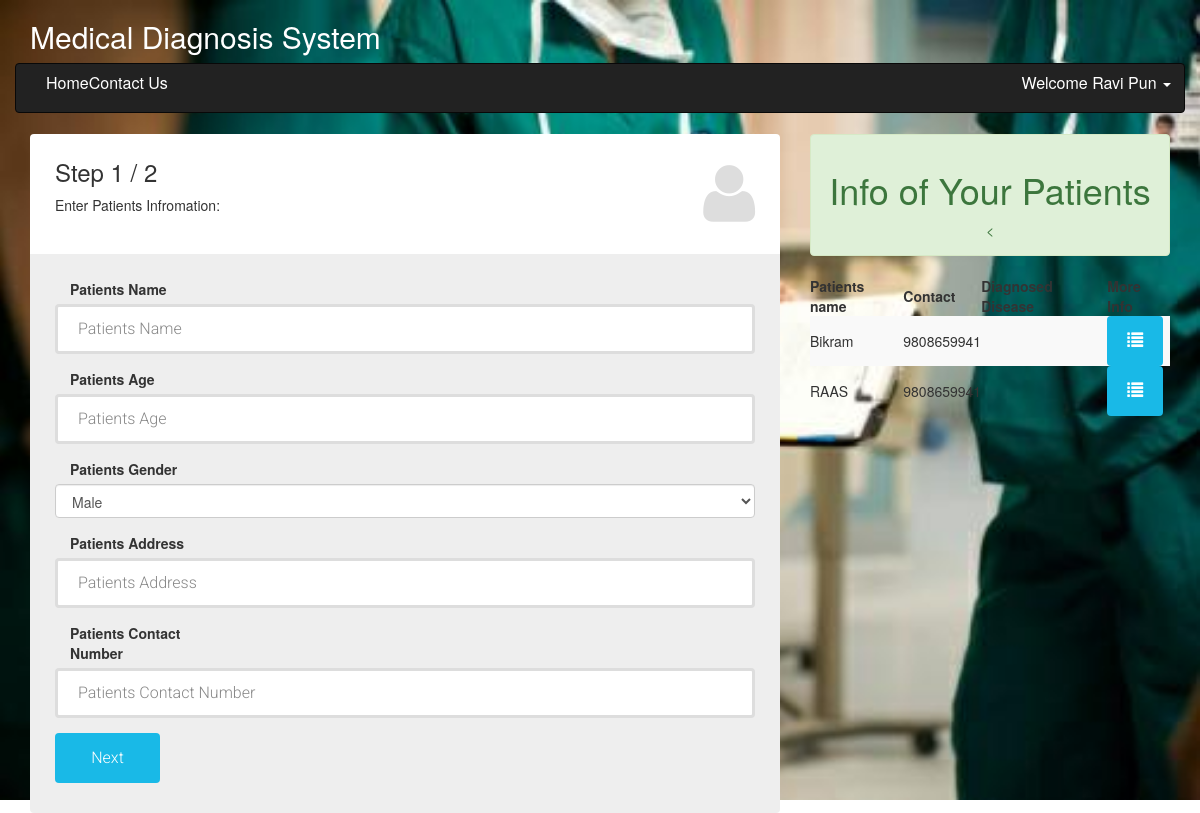
The app's page /patient_info.php (signed in) with its own data.
### tables this page shows
CREATE TABLE `doc` (
  `id` int(11) NOT NULL,
  `user` varchar(30) NOT NULL,
  `pass` varchar(30) NOT NULL,
  `fname` varchar(30) NOT NULL,
  `mname` varchar(30) NOT NULL,
  `lname` varchar(30) NOT NULL,
  `email` varchar(30) NOT NULL,
  `nmc` varchar(30) NOT NULL
);

CREATE TABLE `patient` (
  `Id` int(11) NOT NULL,
  `doc_id` int(11) NOT NULL,
  `Name` varchar(100) NOT NULL,
  `Gender` varchar(10) NOT NULL,
  `Address` varchar(100) NOT NULL,
  `Contact` varchar(12) NOT NULL,
  `Age` int(11) NOT NULL,
  `symptoms` varchar(100) DEFAULT NULL,
  `disease_diag` varchar(100) DEFAULT NULL
);

### session.php (called while the page is built, shortened)
<?php
$session_id=$_SESSION['id'];
?>

### patient_info.php (the view, shortened to what this page needs)
<?php include('headernew.php'); ?>
<div class="row">
 <div class="col-md-12">
     </div>
</div>
   <div class="container">
    <div class="row">
        <div class="col-md-8">
            <form role="form" action="patient_db.php" method="post" class="registration-form">
                            <fieldset>
                              <div class="form-top">
                                <div class="form-top-left">
                                  <h3>Step 1 / 2</h3>
                                    <p>Enter Patients Infromation:</p>
                                </div>
                                <div class="form-top-right">
                                  <i class="fa fa-user"></i>
                                </div>
                                </div>
                                <div class="form-bottom">
                              <div class="form-group">
                                <label for="username" class="col-sm-3 control-label">Patients Name</label>
                                  <input type="text" name="name" placeholder="Patients Name" class="form-first-name form-control" id="name">
                                </div>
                                <div class="form-group">
                               <label for="username" class="col-sm-3 control-label">Patients Age</label>
                                  <input type="text" name="age" placeholder="Patients Age" class="form-last-name form-control" id="age">
                                </div>
                                <div class="form-group">
                                  <label for="username" class="col-sm-3 control-label">Patients Gender</label>
                                  <select class="form-control"name="gender" placeholder="Patients Gender"  id="gender">
    <option>Male</option>
  </select>
                                </div>
                                <div class="form-group">
                              <label for="username" class="col-sm-3 control-label">Patients Address</label>
                                  <input type="text" name="address" placeholder="Patients Address" class="form-last-name form-control" id="address">
                                </div>
                                <div class="form-group">
                               <label for="username" class="col-sm-3 control-label">Patients Contact Number</label>
                                  <input type="text" name="contact" placeholder="Patients Contact Number" class="form-last-name form-control" id="contact">
                                </div>
                                <button type="button" class="btn btn-next">Next</button>
                            </div>
                          </fieldset>
                        </form>
        </div>
    <div class="col-md-4">
    <center><div class="alert alert-success" role="alert"><h1>Info of Your Patients</h1><</div>
</center>
        <table class="tabletable-hover table-striped">
  <thead class="thead-inverse ">
      <tr>
        <th class="warning">Patients name</th>
        <th>Contact</th>
        <th>Diagnosed Disease</th>
        <th>More Info</th>
      </tr>
    </thead>
    <tbody>
      <tr>
      <?php $result = mysqli_query($con,"SELECT * FROM `patient` WHERE `doc_id`=$session_id");
   while($rows=mysqli_fetch_array($result)) {
    ?>
        <td><?php echo $rows['Name']; ?> </td>
        <td><?php echo $rows['Contact']; ?></td>
        <td><?php echo $rows['disease_diag']; ?></td>
        <td>  <a href="patient_info_all.php?patientid=<?php echo $rows['Id']; ?>">  <button type ="button" class="btn btn-default" aria-label="Left Align"><span class="glyphicon glyphicon-list" aria-hidden="true"> </span></button></a></td>
      </tr>
      <?php } ?>
    </tbody>
  </table>
</div>
    </div>
</div>

### headernew.php (shortened to what this page needs)
<!DOCTYPE html>
<html class="no-js">
    <head>
       <link href="css/bootstrap.css" rel="stylesheet">
     <link href="css/jquery.jgrowl.css" rel="stylesheet" media="screen">
        <link rel="stylesheet" type="text/css" href="css/mystyles.css">
        <link rel="stylesheet" href="assets/bootstrap/css/bootstrap.min.css">
        <link rel="stylesheet" href="assets/font-awesome/css/font-awesome.min.css">
    <link rel="stylesheet" href="assets/css/form-elements.css">
        <link rel="stylesheet" href="assets/css/style.css">
        <?php include('connect.php'); ?>
        <?php include('session.php'); ?>
    </head>
    <body>
<div class="container">
  <div class="row ">
    <div class="col-md-12">
      <h2 id="main">Medical Diagnosis System</h2>
    </div>
  </div>
  <div class="row">
    <nav class="navbar navbar-inverse" role="navigation">
      <div class="container">
      <?php  $query= mysqli_query($con ,"SELECT * FROM `doc` WHERE `id`=$session_id ");
                  $row = mysqli_fetch_array($query);?>
        <div class="collapse navbar-collapse navbar-ex1-collapse">
          <ul class="nav navbar-nav js-nav-add-active-class">
            <li><a href="patient_info.php">Home</a></li>
            <li><a href="/contact.html">Contact Us</a></li>
          </ul>
          <ul class="nav navbar-nav navbar-right hidden-xs">
               <li class="dropdown">
                <a href="#" role="button" class="dropdown-toggle" data-toggle="dropdown"> <i class="icon-user icon-large"></i><?php echo "Welcome"." ".$row['fname']." ".$row['lname'];  ?> <i class="caret"></i></a>
              </li>
          </ul>
        </div>
      </div>
    </nav>
  </div>
</div>

### css/mystyles.css (style rules this page uses)
#main { color: white; }

### assets/css/form-elements.css (style rules this page uses)
input[type="text"], input[type="password"], textarea, textarea.form-control { height: 50px; margin: 0; padding: 0 20px; vertical-align: middle; background: #fff; border: 3px solid #ddd; font-family: 'Roboto', sans-serif; font-size: 16px; font-weight: 300; line-height: 50px; color: #888; -moz-border-radius: 4px; -webkit-border-radius: 4px; border-radius: 4px; -moz-box-shadow: none; -webkit-box-shadow: none; box-shadow: none; -o-transition: all .3s; -moz-transition: all .3s; -webkit-transition: all .3s; -ms-transition: all .3s; transition: all .3s; }
button.btn { height: 50px; margin: 0; padding: 0 20px; vertical-align: middle; background: #19b9e7; border: 0; font-family: 'Roboto', sans-serif; font-size: 16px; font-weight: 300; line-height: 50px; color: #fff; -moz-border-radius: 4px; -webkit-border-radius: 4px; border-radius: 4px; text-shadow: none; -moz-box-shadow: none; -webkit-box-shadow: none; box-shadow: none; -o-transition: all .3s; -moz-transition: all .3s; -webkit-transition: all .3s; -ms-transition: all .3s; transition: all .3s; }

### assets/css/style.css (style rules this page uses)
ul.navbar-nav { font-size: 16px; color: #fff; }
.navbar-inverse ul.navbar-nav li { padding-top: 8px; padding-bottom: 8px; }
.navbar-inverse ul.navbar-nav li a { display: inline; padding: 0; color: #fff; }
.form-top { overflow: hidden; padding: 0 25px 15px 25px; background: #fff; -moz-border-radius: 4px 4px 0 0; -webkit-border-radius: 4px 4px 0 0; border-radius: 4px 4px 0 0; text-align: left; }
.form-top-left { float: left; width: 75%; padding-top: 25px; }
.form-top-left h3 { margin-top: 0; }
.form-top-right { float: left; width: 25%; padding-top: 5px; font-size: 66px; color: #ddd; line-height: 100px; text-align: right; }
.form-bottom { padding: 25px 25px 30px 25px; background: #eee; -moz-border-radius: 0 0 4px 4px; -webkit-border-radius: 0 0 4px 4px; border-radius: 0 0 4px 4px; text-align: left; }
form .form-bottom button.btn { min-width: 105px; }
form.registration-form fieldset { display: none; }

### records on screen
doc: fname "Ravi", lname "Pun"
patient: Name "Bikram", Contact "9808659941"
patient: Name "RAAS", Contact "9808659941"
